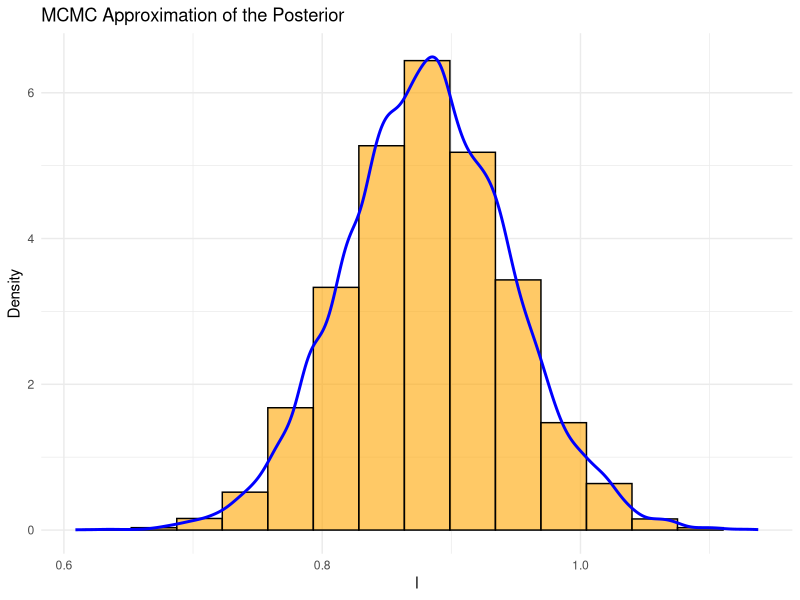
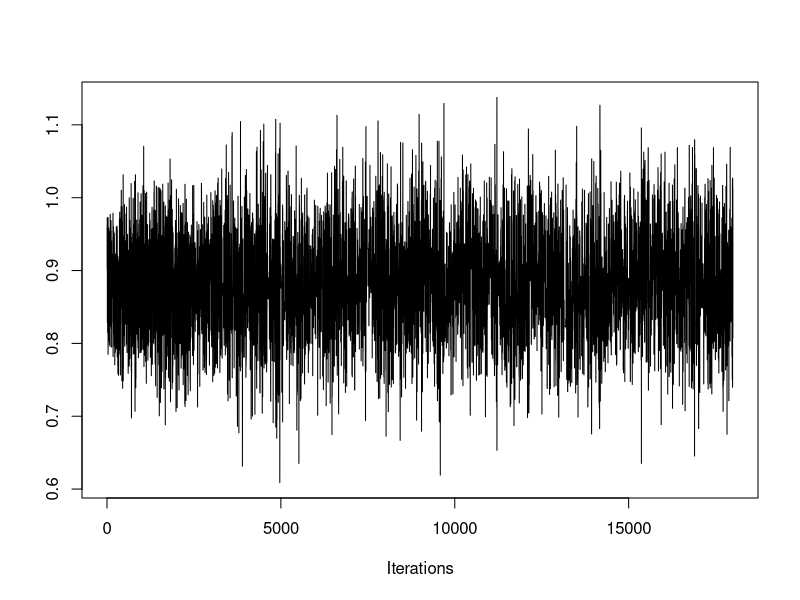
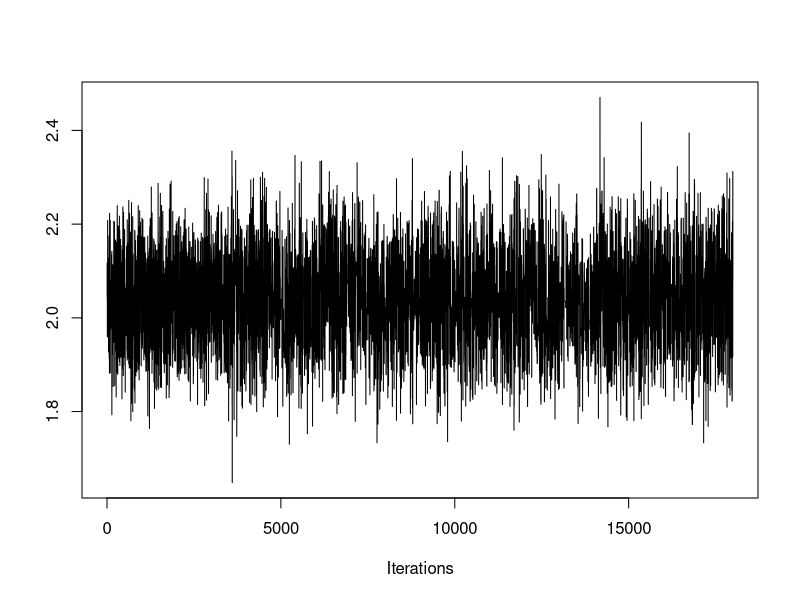
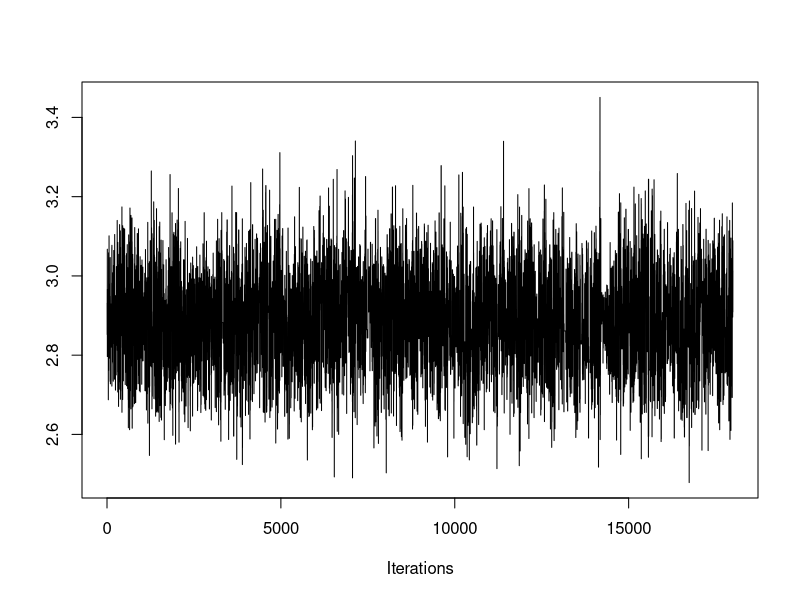
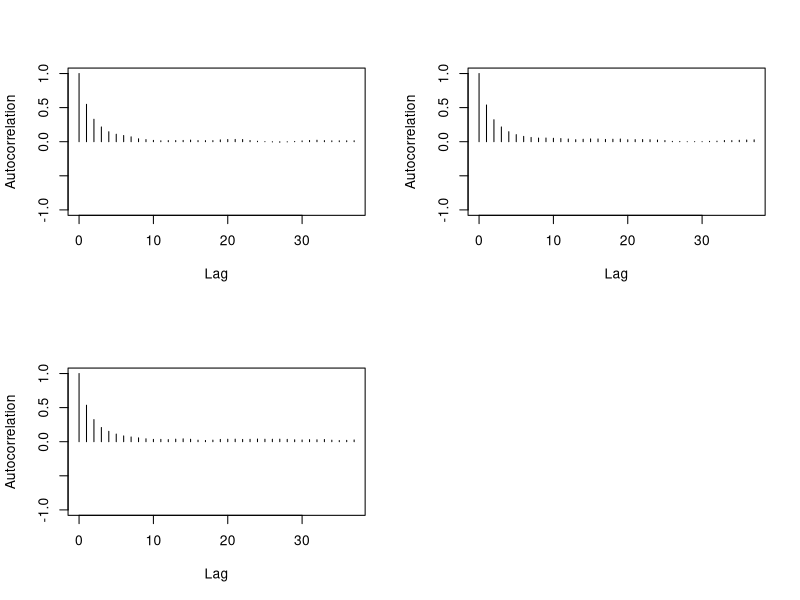

Write the R code that produced these figures, in order.
## ---- chunk 1
# To be set by user:
n <- 2000 # number of observations (set it higher for consistency)
beta <- c(1, 2, 3) # , 4, 5, 6)  # True coefficients (bias, and predictors) px1

# Synthetic predictors
p <- length(beta) - 1 # number of predictors
M <- p + 1 # number of predictors plus intercept
library(MASS)
set.seed(7)
X <- cbind(1, matrix(mvrnorm(n, mu = rep(0, p), Sigma = 1 * diag(p)), n, p)) # Design matrix with intercept (bias). nxp

# Response
z <- X %*% beta # Linear predictor. %*% = matrix mult. nx1 dim
sig <- 1 / (1 + exp(-z)) # sigmoid (inv-logit) function, find probability in [0,1], predicted y
y <- rbinom(n = n, size = 1, prob = sig) # size=num trials=1 -> bernoulli response var
## ---- chunk 2
# Proposal distro
proposal <- function(mu, lambda, sigma) {
  # Draw a single sample from multivariate normal
  distro <- mvrnorm(1, mu = mu, Sigma = lambda * sigma)
  return(distro)
}

# Log-likelihood function for logistic regression
logistic_ll <- function(beta, X, y) {
  z <- X %*% beta
  p <- 1 / (1 + exp(-z))
  loglike <- sum(log(p[y == 1])) + sum(log((1 - p)[y == 0]))
  return(loglike)
}

# Log-prior of parameter that comes from proposal distro
library(mvtnorm)
log_prior <- function(distro, mu, sigma) {
  # Compute the density at 'distro' under the MVN used in proposal()
  prob <- dmvnorm(distro, mean = mu, sigma = sigma)
  log_prob <- log(prob)
  return(log_prob)
}
## ---- chunk 3
metropolis <- function(X, y, N = 20000, prior = TRUE, update = FALSE, KDE = FALSE, C = NA, den_funs = NA, M = ncol(X), a_target = 0.234, b1 = rep(0, M), batch = TRUE, batch_schedule = seq(50, N, by = 50)) {
  #0) Initial values
  if (batch == FALSE) {
    a_target <- a_target/2.26 
  }
  n_accept <- 0 #number of acceptances
  b <- matrix(0, nrow = N, ncol = M)
  b[1,] <- b1 #rep(0, M)
  
  #Keep history of proposals
  P_list <- rep(NA, N - 1)
  P_list[1] <- logistic_ll(b[1,], X, y)
  
  #Adaptation parameters
  batch_index <- 1
  Tb <- 0 #start of batch
  mu <- rep(0, M)
  Sigma <- diag(M)
  lambda <- (2.38**2)/M
  gam <- 1
  
  for (i in 2:N) {
    #1) Propose new position beta[i-1] -> beta[i]' from proposal distro
    if (update == FALSE) {
      b_prop <- proposal(mu, lambda, Sigma)
    } else {
      b_prop <- C[i,]
    }
    
    #2) Compute transition probability
    if (prior == TRUE) {
      if (KDE == FALSE) {
        P_list[i] <- logistic_ll(b_prop, X, y) + log_prior(b_prop, rep(0, M), diag(M))  #P(beta*)
      } else {
        P_list[i] <- logistic_ll(b_prop, X, y) + log_prior_kde(b_prop, C, den_funs)
      }
    } else {
      P_list[i] <- logistic_ll(b_prop, X, y)
    }
    
    #3) Acceptance ratio
    R <- exp(P_list[i] - P_list[i-1])
    alpha <- min(R, 1)
    
    #4) Generate a random number u_i from [0,1]. Accept or reject proposal
    u <- runif(1)  # u_i
    if (u <= alpha) {
        b[i,] <- b_prop  # Accept y as next state
        n_accept <- n_accept + 1
    } else {
        b[i,] <- b[i-1,]  # Stay at previous state of Markov chain
        P_list[i] <- P_list[i-1]
    }
    
    #5) Adaptive step
    if (batch == TRUE) {
      if (batch_index <= length(batch_schedule) && i == batch_schedule[batch_index]) {
        #Batch update
        Tb1 <- i #T_{b+1}
        b_batch <- b[(Tb + 1):Tb1, , drop = FALSE]
        n_batch <- nrow(b_batch)
        
        #Covar update
        cov_sum <- matrix(0, M, M)
        for (j in 1:n_batch) {
          diff <- matrix(b_batch[j,] - mu, ncol=1)
          cov_sum <- cov_sum + (diff%*%t(diff) - Sigma)
        }
        Sigma <- Sigma + cov_sum/n_batch + 1e-5*diag(M)
        
        #Mean update
        mean_diff <- colMeans(b_batch) - mu
        mu <- mu + mean_diff
        
        #Parameter update
        Tb <- Tb1
        batch_index <- batch_index + 1
        lambda <- exp( log(lambda) + (alpha-a_target)/n_batch )
      }
    } else { #Batch == FALSE
      gam <- 1/i
      Sigma <- Sigma + gam*( (b[i,]-mu)%*%t(b[i,]-mu) - Sigma )
      mu <- mu + gam*( b[i,]-mu )
      lambda <- exp( log(lambda) + gam*(alpha-a_target) )
    }
  }

  n <- as.integer(0.9 * N)
  C <- b[(N - n + 1):N,] #discard first 10% of samples
  
  cat("Acceptance rate:", n_accept/(N-1), "\n")
  return(C)
}
## ---- chunk 4
C <- metropolis(X, y, N = 20000)
## ---- chunk 5
c <- C[, 1]
# Plot of density function
library(ggplot2)
nbins <- ceiling((2 * n)**(1 / 3)) # Terrell-Scott rule for min num bins
ggplot() +
  geom_histogram(aes(x = c, y = ..density..), bins = nbins, fill = "orange", color = "black", alpha = 0.6) +
  geom_density(aes(x = c), color = "blue", linewidth = 1) +
  labs(x = "l", y = "Density", title = "MCMC Approximation of the Posterior") +
  xlim(min(c), max(c)) +
  theme_minimal()
## ---- chunk 6
library(coda)
mcmc_obj <- as.mcmc(C)
traceplot(mcmc_obj)
## ---- chunk 7
autocorr.plot(mcmc_obj)
## ---- chunk 8
effectiveSize(mcmc_obj)
